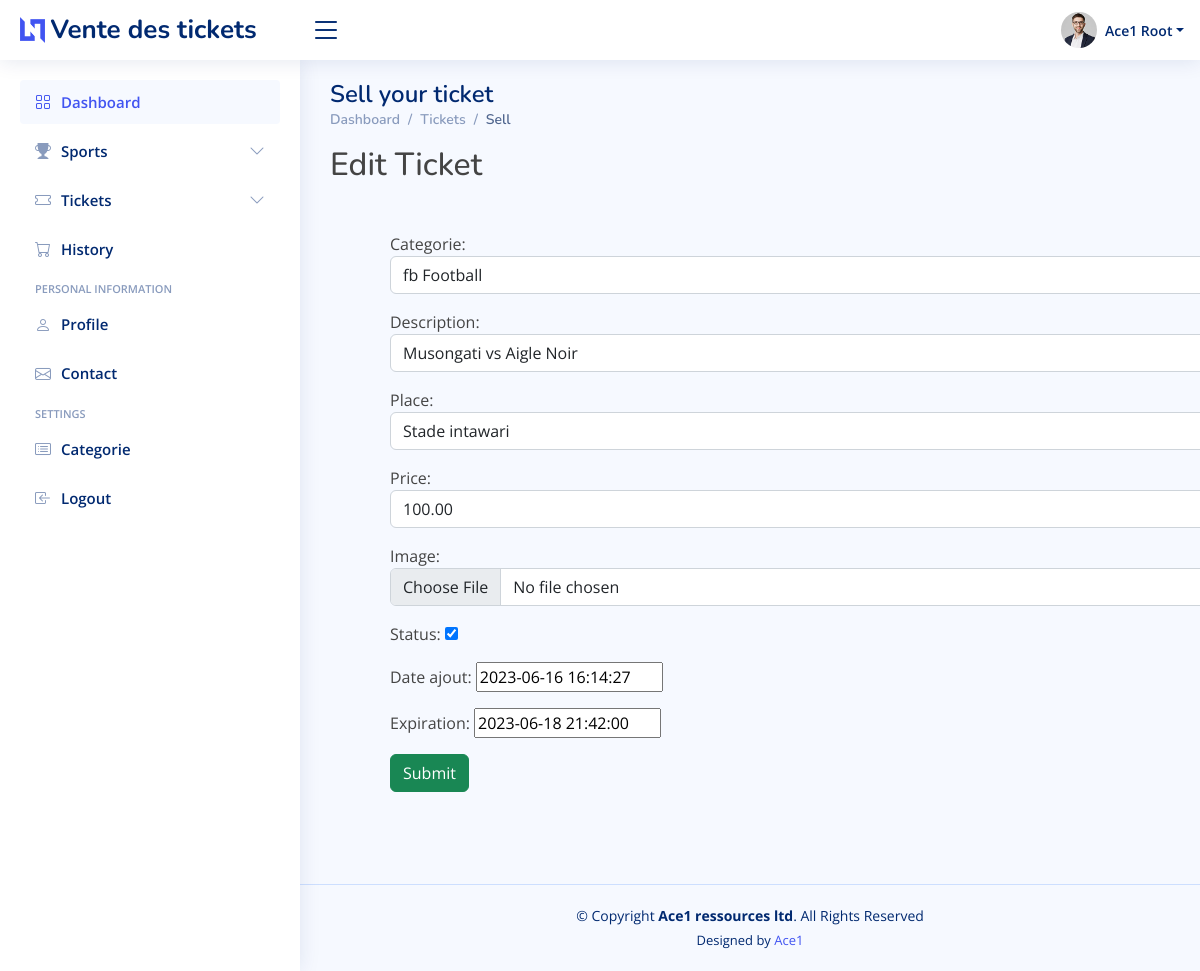
The page /tickets/edit/3 on the database its author committed.
### app/models/ticket.py (models this page shows)
class Ticket(models.Model):
    categorie = models.ForeignKey(Category, on_delete=models.SET_NULL, blank=True, null=True)
    description = models.CharField(max_length=100, null=True)
    place = models.CharField(max_length=100, null=True)
    price = models.DecimalField(max_digits=10, decimal_places=2)
    image=models.ImageField( upload_to='images/tickets/', height_field=None, width_field=None, max_length=None)
    status=models.BooleanField()
    date_ajout = models.DateTimeField(default=timezone.now,auto_now=False,auto_now_add=False)
    expiration = models.DateTimeField(auto_now=False,auto_now_add=False)

### app/models/category.py (models this page shows)
class Category(models.Model):
    code = models.CharField(max_length=50, null=True)
    description = models.CharField(null=False, max_length=50,unique=True)
    def __str__(self):
        return f"{self.code} {self.description}"

### app/views/ticket.py (the view)
# urls.py: path('tickets/edit/<int:pk>', ticket.editTicket, name="ticket_edit"),
def editTicket(request, pk):
    ticket = Ticket.objects.get(id=pk)
    form = TicketForm(instance=ticket)
    if request.method == 'POST':
        form = TicketForm(request.POST, request.FILES, instance=ticket)
        if form.is_valid():
            form.save()
            return redirect('ticket_index')
    context = {'form': form}
    return render(request, 'app/tickets/edit.html', context)

### app/forms/ticketForm.py
class TicketForm(forms.ModelForm):
    class Meta:
        model = Ticket
        fields = "__all__"
        widgets = {
          'categorie': forms.Select(attrs={'class': 'form-control'}),
          'description': forms.TextInput(attrs={'class': 'form-control'}),
          'place': forms.TextInput(attrs={'class': 'form-control'}),
          'price': forms.TextInput(attrs={'class': 'form-control'}),
          'image': forms.FileInput(attrs={'class': 'form-control'}),
        }

### app/templates/app/tickets/edit.html (shortened to what this page needs)
{% extends 'app/layouts/default.html' %}
{% block content %}
<main id="main" class="main">
  <div class="pagetitle">
    <h1>Sell your ticket</h1>
    <nav>
      <ol class="breadcrumb">
        <li class="breadcrumb-item"><a href="index.html">Dashboard</a></li>
        <li class="breadcrumb-item">Tickets</li>
        <li class="breadcrumb-item active">Sell</li>
      </ol>
    </nav>
    <h2>Edit Ticket</h2>
       <div class="container m-5">
         <form action="" method="post" enctype="multipart/form-data">
             {{form.as_p}}
             <button type="submit" class="btn btn-success btn-block mb-4">Submit</button>
         </form>
       </div>
  </div>
</main>
{% endblock content %}

### app/static/app/css/style.css (style rules this page uses)
:root { scroll-behavior: smooth; }
body { font-family: "Open Sans", sans-serif; background: #f6f9ff; color: #444444; }
a { color: #4154f1; text-decoration: none; }
h1, h2, h3, h4, h5, h6 { font-family: "Nunito", sans-serif; }
#main { margin-top: 60px; padding: 20px 30px; transition: all 0.3s; }
.pagetitle { margin-bottom: 10px; }
.pagetitle h1 { font-size: 24px; margin-bottom: 0; font-weight: 600; color: #012970; }
.breadcrumb { font-size: 14px; font-family: "Nunito", sans-serif; color: #899bbd; font-weight: 600; }
.breadcrumb a { color: #899bbd; transition: 0.3s; }
.breadcrumb .breadcrumb-item::before { color: #899bbd; }
.breadcrumb .active { color: #51678f; font-weight: 600; }
@media (min-width: 1200px) { #main, #footer { margin-left: 300px; } }

### rows shown on the page
Ticket: categorie "fb Football", place "Stade intawari", price "100.00", status "☑", date_ajout "2023-06-16 16:14:27", expiration "2023-06-18 21:42:00"
Category: description "Musongati vs Aigle Noir"
